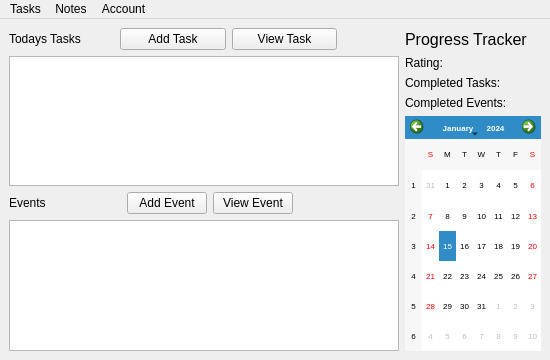
<?xml version="1.0" encoding="UTF-8"?>
<ui version="4.0">
 <class>homeScreen</class>
 <widget class="QMainWindow" name="homeScreen">
  <property name="geometry">
   <rect>
    <x>0</x>
    <y>0</y>
    <width>550</width>
    <height>360</height>
   </rect>
  </property>
  <property name="maximumSize">
   <size>
    <width>550</width>
    <height>360</height>
   </size>
  </property>
  <property name="windowTitle">
   <string/>
  </property>
  <property name="styleSheet">
   <string notr="true"/>
  </property>
  <widget class="QWidget" name="centralwidget">
   <property name="styleSheet">
    <string notr="true"/>
   </property>
   <layout class="QGridLayout" name="gridLayout">
    <item row="3" column="9">
     <widget class="QLabel" name="userCompletedEventsLabel">
      <property name="text">
       <string/>
      </property>
     </widget>
    </item>
    <item row="6" column="1">
     <spacer name="horizontalSpacer_2">
      <property name="orientation">
       <enum>Qt::Horizontal</enum>
      </property>
      <property name="sizeHint" stdset="0">
       <size>
        <width>40</width>
        <height>20</height>
       </size>
      </property>
     </spacer>
    </item>
    <item row="1" column="8">
     <widget class="QLabel" name="ratingLabel">
      <property name="text">
       <string>Rating:</string>
      </property>
     </widget>
    </item>
    <item row="4" column="8" rowspan="4" colspan="2">
     <widget class="QCalendarWidget" name="calendarWidget">
      <property name="font">
       <font>
        <pointsize>6</pointsize>
       </font>
      </property>
      <property name="firstDayOfWeek">
       <enum>Qt::Sunday</enum>
      </property>
      <property name="gridVisible">
       <bool>false</bool>
      </property>
      <property name="selectionMode">
       <enum>QCalendarWidget::SingleSelection</enum>
      </property>
      <property name="horizontalHeaderFormat">
       <enum>QCalendarWidget::SingleLetterDayNames</enum>
      </property>
      <property name="verticalHeaderFormat">
       <enum>QCalendarWidget::ISOWeekNumbers</enum>
      </property>
      <property name="navigationBarVisible">
       <bool>true</bool>
      </property>
      <property name="dateEditEnabled">
       <bool>true</bool>
      </property>
     </widget>
    </item>
    <item row="6" column="5">
     <spacer name="horizontalSpacer">
      <property name="orientation">
       <enum>Qt::Horizontal</enum>
      </property>
      <property name="sizeHint" stdset="0">
       <size>
        <width>40</width>
        <height>20</height>
       </size>
      </property>
     </spacer>
    </item>
    <item row="1" column="0" rowspan="5" colspan="8">
     <widget class="QListWidget" name="taskList"/>
    </item>
    <item row="6" column="6">
     <widget class="QPushButton" name="deleteEventButton">
      <property name="maximumSize">
       <size>
        <width>25</width>
        <height>25</height>
       </size>
      </property>
      <property name="text">
       <string/>
      </property>
      <property name="flat">
       <bool>true</bool>
      </property>
     </widget>
    </item>
    <item row="2" column="8">
     <widget class="QLabel" name="completedTasksLabel">
      <property name="text">
       <string>Completed Tasks: </string>
      </property>
     </widget>
    </item>
    <item row="6" column="0">
     <widget class="QLabel" name="label_2">
      <property name="text">
       <string>Events</string>
      </property>
     </widget>
    </item>
    <item row="0" column="0" colspan="8">
     <layout class="QHBoxLayout" name="horizontalLayout">
      <item>
       <widget class="QLabel" name="label">
        <property name="text">
         <string>Todays Tasks</string>
        </property>
       </widget>
      </item>
      <item>
       <widget class="QPushButton" name="addTaskButton">
        <property name="text">
         <string>Add Task</string>
        </property>
       </widget>
      </item>
      <item>
       <widget class="QPushButton" name="viewTaskButton">
        <property name="text">
         <string>View Task</string>
        </property>
       </widget>
      </item>
      <item>
       <widget class="QPushButton" name="deleteTaskButton">
        <property name="maximumSize">
         <size>
          <width>25</width>
          <height>25</height>
         </size>
        </property>
        <property name="styleSheet">
         <string notr="true"/>
        </property>
        <property name="text">
         <string/>
        </property>
        <property name="flat">
         <bool>true</bool>
        </property>
       </widget>
      </item>
      <item>
       <widget class="QPushButton" name="completeButton">
        <property name="maximumSize">
         <size>
          <width>25</width>
          <height>25</height>
         </size>
        </property>
        <property name="styleSheet">
         <string notr="true">background-color: rgb(255, 0, 0);</string>
        </property>
        <property name="text">
         <string/>
        </property>
        <property name="flat">
         <bool>true</bool>
        </property>
       </widget>
      </item>
     </layout>
    </item>
    <item row="5" column="3">
     <spacer name="verticalSpacer">
      <property name="orientation">
       <enum>Qt::Vertical</enum>
      </property>
      <property name="sizeHint" stdset="0">
       <size>
        <width>20</width>
        <height>40</height>
       </size>
      </property>
     </spacer>
    </item>
    <item row="1" column="9">
     <widget class="QLabel" name="userRatingLabel">
      <property name="text">
       <string/>
      </property>
     </widget>
    </item>
    <item row="2" column="9">
     <widget class="QLabel" name="userCompletedTasksLabel">
      <property name="text">
       <string/>
      </property>
     </widget>
    </item>
    <item row="3" column="8">
     <widget class="QLabel" name="completedEventsLabel">
      <property name="text">
       <string>Completed Events: </string>
      </property>
     </widget>
    </item>
    <item row="7" column="0" colspan="8">
     <widget class="QListWidget" name="eventsList"/>
    </item>
    <item row="0" column="8">
     <widget class="QLabel" name="label_3">
      <property name="font">
       <font>
        <pointsize>12</pointsize>
       </font>
      </property>
      <property name="text">
       <string>Progress Tracker</string>
      </property>
     </widget>
    </item>
    <item row="6" column="4">
     <widget class="QPushButton" name="viewEventButton">
      <property name="text">
       <string>View Event</string>
      </property>
     </widget>
    </item>
    <item row="6" column="3">
     <widget class="QPushButton" name="addEventButton">
      <property name="text">
       <string>Add Event</string>
      </property>
     </widget>
    </item>
   </layout>
  </widget>
  <widget class="QMenuBar" name="menubar">
   <property name="geometry">
    <rect>
     <x>0</x>
     <y>0</y>
     <width>550</width>
     <height>22</height>
    </rect>
   </property>
   <widget class="QMenu" name="menuNotes">
    <property name="title">
     <string>Tasks</string>
    </property>
    <addaction name="actionCompleted_Tasks"/>
   </widget>
   <widget class="QMenu" name="menuNotes_2">
    <property name="title">
     <string>Notes</string>
    </property>
    <addaction name="actionNotes"/>
   </widget>
   <widget class="QMenu" name="menuAccount">
    <property name="title">
     <string>Account</string>
    </property>
    <addaction name="actionMy_Account"/>
   </widget>
   <addaction name="menuNotes"/>
   <addaction name="menuNotes_2"/>
   <addaction name="menuAccount"/>
  </widget>
  <action name="actionCompleted_Tasks">
   <property name="text">
    <string>Completed Tasks</string>
   </property>
  </action>
  <action name="actionMy_Account">
   <property name="text">
    <string>My Account</string>
   </property>
  </action>
  <action name="actionNotes">
   <property name="text">
    <string>Notes</string>
   </property>
  </action>
 </widget>
 <resources/>
 <connections/>
</ui>
